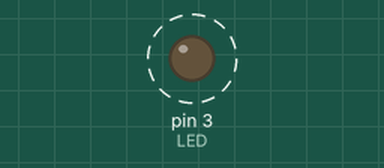
Simulated run of this sketch. Board: Arduino Uno, built with avr-gcc and run on an emulated ATmega328P. On the bench: output pins drawn as LEDs (lit = HIGH). Dashed ring = blinking.

Above: at 0.17 s.
Timing chart, 0 to 3.0 s (numbered marks = the images above):
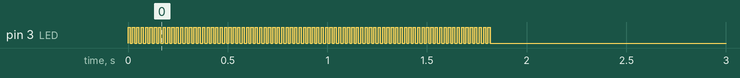

Measured:
- by itself, pin 3 (LED): alternates HIGH for 0.01 s and LOW for 0.01 s, 166 changes in all, then stays LOW

The sketch:

Envia_datos.ino
```cpp
// ENVIA DATOS, VELOCIDAD MAX 100 PULSOS EN 10 MILISEGUNDOS

#define LED 3
int valor_pulso= 0;
int cantidad = 83;
int duracion = 11; // en milisegundos
int i= 0;
int flag= 0;

void setup() {
  // put your setup code here, to run once:
  pinMode(LED, OUTPUT);

}

void loop() {
  while(flag==0){
    pulsos(cantidad, duracion);
    flag=1;
  }
}

void pulsos(int cantidad, int duracion){

  for (i; i<cantidad; i++){

    digitalWrite(LED, HIGH);
    delay(duracion);
    //Serial.println("Led encencido");

    digitalWrite(LED, LOW);
    delay(duracion);
    //Serial.println("Led apagado");
  }
}
```
